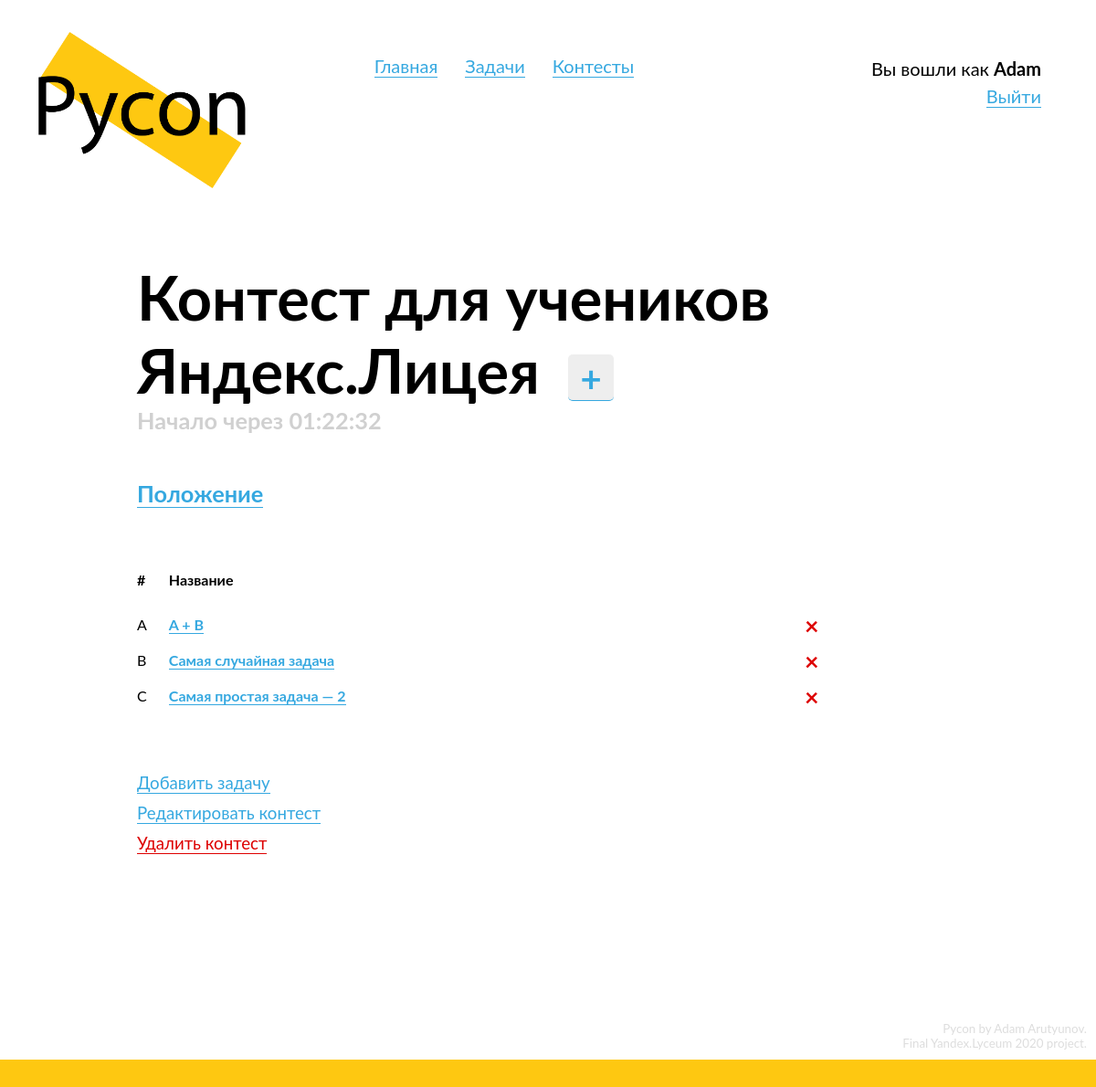
The page /contests/2 (signed in) on the database its author committed.
### data/models/user.py (models this page shows, shortened)
class User(SqlAlchemyBase, UserMixin, SerializerMixin):
    __tablename__ = 'users'
    id = Column(Integer, primary_key=True, autoincrement=True)
    login = Column(String, nullable=True)
    email = Column(String, index=True, unique=True, nullable=False)
    hashed_password = Column(String, nullable=True)
    role = Column(Integer, default=0)
    submissions = orm.relation("Submission", back_populates='submitter')
    problems = orm.relation('UserToProblem', back_populates='user')
    contests = orm.relation('UserToContest', back_populates='user')
    def is_admin(self):
        if self.role == 1:
            return True
        return False
    def get_contest_association(self, contest):
        contest_associations = list(filter(lambda x: x.contest == contest, self.contests))
        if not contest_associations:
            return
        return contest_associations[0]

### data/models/contest.py (models this page shows, shortened)
class Contest(SqlAlchemyBase, SerializerMixin):
    __tablename__ = 'contests'
    id = Column(Integer, primary_key=True, autoincrement=True)
    name = Column(String, nullable=True)
    problems = orm.relation("Problem",
                            secondary="contest_to_problem",
                            backref="contests")
    start_date = Column(DateTime, default=datetime.datetime.now, nullable=False)
    duration = Column(Interval, nullable=True)
    hidden = Column(Boolean, default=True)
    def is_started(self):
        if self.start_date <= datetime.datetime.now():
            return True
        return False

### data/models/problem.py (models this page shows, shortened)
class Problem(SqlAlchemyBase, SerializerMixin):
    __tablename__ = 'problems'
    id = Column(Integer, primary_key=True, autoincrement=True)
    name = Column(String, nullable=True)
    situation = Column(String, nullable=False)
    input_data = Column(String, nullable=True)
    output_data = Column(String, nullable=True)
    tests = orm.relation("Test", back_populates='problem')
    time_limit = Column(Integer, nullable=True)
    memory_limit = Column(Integer, nullable=True)

### Pycon.py (the view)
@app.route('/contests/<int:contest_id>')
def contest(contest_id):
    session = db_session.create_session()
    contest = session.query(Contest).get(contest_id)
    if not contest:
        abort(404)
    return render_template('contest.html', title=f'Контест №{contest_id}',
                           contest=contest)

### Pycon.py (called while the page is built)
@login_manager.user_loader
def load_user(user_id):
    session = db_session.create_session()
    return session.query(User).get(user_id)

### data/db_session.py (called while the page is built)
def create_session() -> Session:
    global __scoped_session
    return __scoped_session

### templates/contest.html (shortened to what this page needs)
{% extends "base.html" %}
{% block content %}
  <div class="content-header" id="contest-header">
    <h1>
      {{ contest.name }}
      {% if current_user.is_authenticated and not current_user.get_contest_association(contest) and not contest.is_started() %}
        <a href="/contests/{{ contest.id }}/join" class="plus-button">
          <div>
            +
          </div>
        </a>
      {% endif %}
    </h1>
    <h3 id="limits">
    </h3>
  </div>
  {% if not contest.hidden or contest.is_started() or (current_user.is_authenticated and current_user.is_admin()) %}
    <div class="normal-block">
      <h3>
        <a href="/contests/{{ contest.id }}/standings">
          Положение
        </a>
        <br>
      </h3>
    </div>
    <div class="content-block" id="problems-table">
      {% if contest.problems %}
        <table class="contest-problems-table">
          <tr>
            <th class="id-td">
              <span>
                #
              </span>
            </th>
            <th class="problemname-td">
              <span>
                Название
              </span>
            </th>
          </tr>
          {% for problem in contest.problems %}
            <tr>
                <td class="id-td">
                {{ 'ABCDEFGHIJKLMNOPQRSTUVWXYZ'[loop.index0] }}
              </td>
              <td class="problemname-td">
                <a href="/problems/{{ problem.id }}">{{ problem.name }}</a>
              </td>
              {% if current_user.is_authenticated and current_user.is_admin() %}
                <td class="id-td">
                  <a class="alert-danger delete-button" href="/contests/{{ contest.id }}/delete_problem/{{ problem.id }}">
                    ×
                  </a>
                </td>
              {% endif %}
            </tr>
          {% endfor %}
        </table>
      {% endif %}
    </div>
  {% else %}
    <h3>
      Задачи и положение участников будут доступны после начала контеста.
    </h3>
  {% endif %}
  {% if current_user.is_authenticated and current_user.is_admin() %}
    <div class="normal-block" id="admin-features">
      <a href="/contests/{{ contest.id }}/add_problem" class="list">
        Добавить задачу
      </a>
      <br>
      <a href="/contests/{{ contest.id }}/edit" class="list">
        Редактировать контест
      </a>
      <br>
      <a href="/contests/{{ contest.id }}/delete" class="alert-danger list">
        Удалить контест
      </a>
    </div>
  {% endif %}
{% endblock %}

### templates/base.html (shortened to what this page needs)
<!doctype html>
<html lang="en">
  <head>
      <link rel="stylesheet" type="text/css" href="/static/css/style.css">
      <link href="/static/css/codemirror.css" rel="stylesheet">
  </head>
<body>
  <header>
      <a href="/" style="border: none;">
        <div id="logo">
          <img src="/static/img/logo.png">
        </div>
      </a>
      <div id="header-links">
      </div>
      <div id="login-block">
        {% if current_user.is_authenticated %}
          Вы вошли как <b>{{ current_user.login }}</b><br>
        {% else %}
          <script>
            document.write(`<a href="/login?next=${path}">Войти</a><br>`)
          </script>
          <a href="/register">Зарегистрироваться</a>
        {% endif %}
      </div>
  </header>
  <main role="main" id="main">
      {% block content %}{% endblock %}
  </main>
  <footer>
    <div id="credits">
      Pycon by Adam Arutyunov.<br>
      Final Yandex.Lyceum 2020 project.<br>
    </div>
    <div id="footer-div"></div>
  </footer>
</body>
</html>

### static/css/style.css (style rules this page uses)
* { margin: 0; padding: 0; position: relative; }
html { height: 100%; }
:root { --primary-color: #FEC811; --light-grey: #D0D0D0; --very-light-grey: #ECECEC; }
body { position: relative; font-family: "Lato"; font-size: 14pt; min-height: 100%; }
img { width: 100%; }
footer { position: absolute; bottom: 0; width: 100%; }
a { text-decoration: none; color: #35A8E0; border-bottom: 1px solid #35A8E0; }
a.alert-danger { border-color: #DD0000; }
a.list { margin: 5px 0; display: inline-block; }
h1 { font-weight: bold; font-size: 50pt; word-wrap: break-word; }
h3 { font-weight: bold; margin-bottom: 10px; font-size: 19pt; }
td, th { position: relative; vertical-align: top; border: none; }
th { padding-bottom: 10px; text-align: left; font-weight: bold; }
table { border: none; border-spacing: 2vw 20px; margin-left: -2vw; width: 100%; font-size: 12pt; }
table a { font-weight: bold; }
.content-block { margin-top: 25px; margin-bottom: 50px; }
.content-header { margin-bottom: 50px; }
.alert-danger { color: #DD0000; }
.normal-block { margin: 50px 0; }
.id-td { width: 1px; overflow: visible; }
.delete-button { border: none; position: absolute; top: -5px; font-size: 20pt; }
.plus-button { display: inline-block; border-radius: 5px; background-color: #EEE; width: 50px; height: 50px; text-align: center; vertical-align: middle; font-size: 30pt; margin: 0 15px; }
.plus-button div { line-height: 1.3; }
#limits { color: var(--light-grey); }
#login-block { display: inline-block; vertical-align: top; margin-top: 60px; float: right; margin-right: 60px; text-align: right; font-size: 15pt; line-height: 1.5; }
#footer-div { height: 30px; background-color: var(--primary-color); }
#credits { font-size: 10pt; color: #DDD; margin: 10px; text-align: right; }
#logo { width: 20%; margin-left: 35px; margin-top: 35px; display: inline-block; }
#main { margin-top: 75px; margin-left: 150px; width: 65%; min-width: 600px; padding-bottom: 200px; }
#header-links { display: inline-block; margin-left: 130px; margin-top: 60px; vertical-align: top; font-size: 15pt; }

### rows shown on the page
User: login "Adam"
Contest: name "Контест для учеников Яндекс.Лицея"
Problem: index0 "A", name "A + B"
Problem: index0 "B", name "Самая случайная задача"
Problem: index0 "C", name "Самая простая задача — 2"
